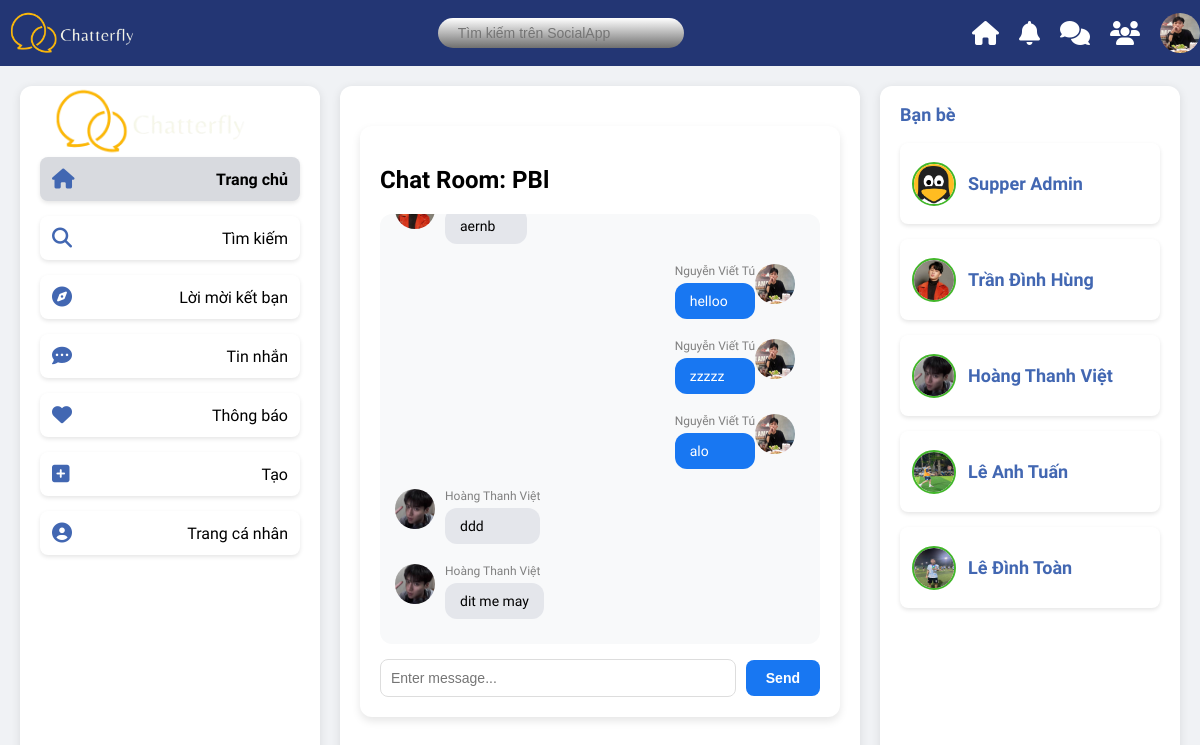
Screenshot of /chatroom/public-group/ (signed in) with the database file from the repository.
### a_users/models.py (models this page shows, shortened)
class Profile(models.Model):
    user = models.OneToOneField(User, on_delete=models.CASCADE)
    image = models.ImageField(upload_to='avatars/', default='avt.jpg', null=True, blank=True)
    realname = models.CharField(max_length=20, null=True, blank=True)
    email = models.EmailField(unique=True, null=True)
    location = models.CharField(max_length=20, null=True, blank=True)
    bio = models.TextField(null=True, blank=True)
    created = models.DateTimeField(auto_now_add=True)
    @property
    def avatar(self):
        try:
            avatar = self.image.url
        except:
            avatar = static('images/avt.jpg')
        return avatar
    @property
    def name(self):
        if self.realname:
            name = self.realname
        else:
            name = self.user.username
        return name

### a_rtchat/models.py (models this page shows, shortened)
class ChatGroup(models.Model):
    group_name = models.CharField(max_length=128, unique=True, blank=True)
    groupchat_name = models.CharField(max_length=128, null=True, blank=True)
    admin = models.ForeignKey(User, related_name='groupchats', blank=True, null=True, on_delete=models.SET_NULL)
    users_online = models.ManyToManyField(User, related_name='online_in_groups', blank=True)
    members = models.ManyToManyField(User, related_name='chat_groups', blank=True)
    is_private = models.BooleanField(default=False)

class GroupMessage(models.Model):
    group = models.ForeignKey(ChatGroup, related_name='chat_messages', on_delete=models.CASCADE)
    author = models.ForeignKey(User, on_delete=models.CASCADE)
    body = models.CharField(max_length=300, blank=True, null=True)
    file = models.FileField(upload_to='files/', blank=True, null=True)
    created = models.DateTimeField(auto_now_add=True)
    class Meta:
        ordering = ['-created']

### a_rtchat/views.py (the view)
# urls.py: path('chatroom/<str:group_name>/', chat_view, name='chatroom'),
@login_required(login_url='/accounts/login/')
def chat_view(request, group_name):
    chat_group = get_object_or_404(ChatGroup, group_name=group_name)
    chat_messages = chat_group.chat_messages.all().order_by('created')
    return render(request, 'a_rtchat/chat.html', {  # Đảm bảo đường dẫn đúng
        'chat_group': chat_group,
        'chat_messages': chat_messages,
    })

### a_users/context_processors.py (called while the page is built)
def friends_context(request):
    if request.user.is_authenticated:
        try:
            friend_list = FriendList.objects.get(user=request.user)
            friend_ids = friend_list.friends.values_list('id', flat=True)
            users = User.objects.all()
        except FriendList.DoesNotExist:
            friend_ids = []
            users = []
    else:
        friend_ids = []
        users = []
    return {
        'users': users,
        'friend_ids': friend_ids,
    }

### templates/a_rtchat/chat.html (shortened to what this page needs)
{% extends "includes/layouts/a.html" %}
{% block content %}
<link rel="stylesheet" href="https://cdnjs.cloudflare.com/ajax/libs/font-awesome/6.7.2/css/all.min.css" />
<div class="containe">
    <h2>Chat Room: {{ chat_group.groupchat_name }}</h2>
    <div class="chat-box" id="chat-box">
        {% for message in chat_messages %}
        <div class="message {% if message.author == request.user %}message-right{% else %}message-left{% endif %}">
            <img src="/media/{{ message.author.profile.image }}" alt="Avatar">
            <div>
                <div class="username">{{ message.author.profile.realname }}</div>
                <div class="content">{{ message.body }}</div>
            </div>
        </div>
        {% endfor %}
    </div>
    <div class="input-group">
        <input type="text" id="message-input" placeholder="Enter message...">
        <button id="send-button">Send</button>
    </div>
</div>
{% endblock %}

### templates/includes/layouts/a.html (shortened to what this page needs)
{% extends "base.html" %}
{% block layout %}
{% load static %}
<div class="container">
    <div class="sidebar left-sidebar">
        <div class="logo"><img src="{% static 'images/ChatLogo.png' %}" alt=""></div>
        <ul>
            <li class="menu-item active" data-page="home" onclick="window.location.href='{% url 'home' %}'"><i
                    class="fas fa-home"></i> Trang chủ</li>
            <li class="menu-item" data-page="search" onclick="window.location.href='{% url 'user_list' %}'"><i
                    class="fas fa-search"></i> Tìm kiếm</li>
            <li class="menu-item" data-page="explore" onclick="window.location.href='{% url 'pending_requests' %}'"><i
                    class="fas fa-compass"></i> Lời mời kết bạn</li>
            <li class="menu-item" data-page="messages" onclick="window.location.href='{% url 'listroom_private' %}'"><i
                    class="fas fa-comment-dots"></i> Tin nhắn</li>
            <li class="menu-item" data-page="notifications"><i class="fas fa-heart"></i> Thông báo</li>
            <li class="menu-item" data-page="create" onclick="window.location.href='{% url 'post-create' %}'"><i
                    class="fas fa-plus-square"></i> Tạo</li>
            <li class="menu-item" data-page="profile" onclick="window.location.href='{% url 'profile' %}'"><i
                    class="fas fa-user-circle"></i> Trang cá nhân</li>
        </ul>
    </div>
    <div class="main-content">
        <div id="content-area">
            {%block content%}
            {%endblock%}
        </div>
    </div>
    <div class="sidebar right-sidebar">
        <h3>Bạn bè</h3>
        <ul>
            {% for user in users %}
            {% if user.id in friend_ids %}
            <li onclick="window.location.href='{% url 'private_chat_room' user.username %}'">
                <div>
                    <img src="{{ user.profile.avatar }}" alt="{{ user.username }}">
                    <div>
                        <h3>{{ user.profile.name }}</h3>
                    </div>
                </div>
            </li>
            {% endif %}
            {% endfor %}
        </ul>
    </div>
</div>
{% endblock layout %}

### templates/includes/header.html (shortened to what this page needs)
    {% load static %}
    <div class="header">
        <div class="logo"><img src="{% static 'images/ChatLogo.png' %}" alt=""></div>
        <div class="search-bar">
            <div class="InputContainer">
                <input class="input" type="text" placeholder="Tìm kiếm trên SocialApp">
            </div>
        </div>
        <div class="right-section">
            <div class="nav-links">
                <a href="{% url 'home' %}"><i class="fas fa-home"></i></a>
                <a href=""><i class="fas fa-bell"></i></a>
                <a href="{% url 'listroom_private' %}"><i class="fas fa-comments"></i></a>
                <a href="{% url 'friend_list' %}"><i class="fas fa-users"></i></a>
            </div>
            {% if user.is_authenticated %}
            <div class="avatar">
                {% if user.profile.image %}
                    <img src="{{ user.profile.image.url }}" alt="Avatar">
                {% else %}
                    <img src="/static/avt.jpg" alt="Default Avatar">
                {% endif %}
            </div>
        {% else %}
            <div>
                <a href="{% url 'account_login' %}">Log In</a>
                <a href="{% url 'account_signup' %}">Sign Up</a>
            </div>
        {% endif %}
        </div>
    </div>

### templates/includes/header.html (style rules this page uses)
body { margin: 0; }
.header { background-color: #233674; color: white; padding: 10px 0px; display: flex; align-items: center; justify-content: space-between; width: 100%; }
.header .logo { display: flex; align-items: center; gap: 10px; }
.header .logo img { width: 150px; object-fit: contain; }
.header .search-bar { flex: 0.3; display: flex; align-items: center; }
.header .search-bar .InputContainer { width: 100%; height: 30px; display: flex; align-items: center; background: linear-gradient(to bottom, #ffffff, #6f6f6f); border-radius: 15px; padding: 0 10px; }
.header .search-bar .input { width: 100%; border: none; outline: none; background: none; color: white; padding-left: 10px; font-size: 14px; }
.header .right-section { display: flex; align-items: center; gap: 20px; position: relative; }
.header .nav-links { display: flex; gap: 20px; }
.header .nav-links a { color: white; text-decoration: none; font-size: 20px; display: flex; align-items: center; }
.header .nav-links a i { font-size: 24px; }
.header .avatar { width: 40px; height: 40px; border-radius: 50%; overflow: hidden; cursor: pointer; position: relative; }
.header .avatar img { width: 100%; height: 100%; object-fit: cover; }

### templates/includes/layouts/a.html (style rules this page uses)
body { margin: 0; font-family: 'Nunito Sans', sans-serif; background-color: #f0f2f5; height: 100vh; display: flex; flex-direction: column; }
.container { display: flex; margin-top: 20px; flex-grow: 1; padding: 0 20px 20px 20px; gap: 20px; scrollbar-width: thin; scrollbar-color: #b3b3b3 #f0f0f0; }
ul { list-style: none; padding: 0; margin: 0 auto; max-width: 800px; }
li { display: flex; align-items: center; justify-content: space-between; background: #ffffff; padding: 20px; border-radius: 12px; box-shadow: 0 2px 4px rgba(0, 0, 0, 0.1); margin-bottom: 15px; transition: transform 0.2s ease, box-shadow 0.2s ease; }
li div:first-child { display: flex; align-items: center; }
.sidebar { width: 260px; padding: 0px 20px; background-color: #fff; border-radius: 12px; box-shadow: 0 2px 10px rgba(0, 0, 0, 0.1); height: calc(100vh - 100px); overflow-y: auto; }
.left-sidebar .logo img { display: flex; text-align: center; justify-content: center; width: 230px; }
.left-sidebar ul, .right-sidebar ul { list-style: none; padding: 0; margin: 0; }
.left-sidebar ul li, .right-sidebar ul li { display: flex; align-items: center; padding: 12px; border-radius: 8px; transition: background 0.2s ease, transform 0.1s ease; cursor: pointer; }
.left-sidebar ul li.active { background-color: #d8dadf; font-weight: bold; }
.left-sidebar ul li i, .right-sidebar ul li i { font-size: 20px; margin-right: 14px; color: #4267B2; }
.left-sidebar ul li img, .right-sidebar ul li img { width: 38px; height: 38px; border-radius: 50%; margin-right: 14px; }
.main-content { flex-grow: 1; padding: 0px 20px; background-color: #fff; border-radius: 12px; box-shadow: 0 2px 10px rgba(0, 0, 0, 0.1); height: calc(100vh - 100px); overflow-y: auto; scrollbar-width: thin; scrollbar-color: #b3b3b3 #f0f0f0; }
.right-sidebar h3 { font-size: 18px; color: #4267B2; }
.right-sidebar ul li img { width: 40px; height: 40px; border-radius: 50%; margin-right: 12px; border: 2px solid #42b72a; }

### templates/a_rtchat/chat.html (style rules this page uses)
body { background-color: #f0f2f5; margin: 0; padding: 0; }
.containe { max-width: 900px; margin: 40px auto; background: #ffffff; padding: 20px; border-radius: 12px; box-shadow: 0 4px 8px rgba(0, 0, 0, 0.1); }
.chat-box { height: 400px; overflow-y: auto; background: #f8f9fa; padding: 15px; border-radius: 12px; display: flex; flex-direction: column; gap: 10px; }
.message { display: flex; align-items: flex-start; margin-bottom: 10px; max-width: 100%; word-wrap: break-word; }
.message img { width: 40px; height: 40px; border-radius: 50%; margin-right: 10px; }
.message .content { padding: 10px 15px; border-radius: 12px; font-size: 14px; max-width: 70%; }
.message-left .content { background-color: #e4e6eb; color: #000; }
.message-right { flex-direction: row-reverse; }
.message-right .content { background-color: #1877f2; color: white; }
.username { font-size: 12px; color: gray; margin-bottom: 5px; }
.input-group { display: flex; align-items: center; margin-top: 15px; gap: 10px; }
.input-group input { flex: 1; padding: 10px; border: 1px solid #ddd; border-radius: 8px; font-size: 14px; }
.input-group button { background-color: #1877f2; color: white; border: none; padding: 10px 20px; border-radius: 8px; font-size: 14px; font-weight: bold; cursor: pointer; transition: background-color 0.3s ease, transform 0.2s ease; }

### rows the page displays
ChatGroup: groupchat_name "PBl"
GroupMessage: author.profile.image (picture), body "aernb"
GroupMessage: author.profile.image (picture), author.profile.realname "Nguyễn Viết Tú", body "helloo"
GroupMessage: author.profile.image (picture), author.profile.realname "Nguyễn Viết Tú", body "zzzzz"
GroupMessage: author.profile.image (picture), author.profile.realname "Nguyễn Viết Tú", body "alo"
GroupMessage: author.profile.image (picture), author.profile.realname "Hoàng Thanh Việt", body "ddd"
GroupMessage: author.profile.image (picture), author.profile.realname "Hoàng Thanh Việt", body "dit me may"

### other values shown
{{ user.profile.name }} "Supper Admin"
{{ user.profile.name }} "Trần Đình Hùng"
{{ user.profile.name }} "Hoàng Thanh Việt"
{{ user.profile.name }} "Lê Anh Tuấn"
{{ user.profile.name }} "Lê Đình Toàn"
